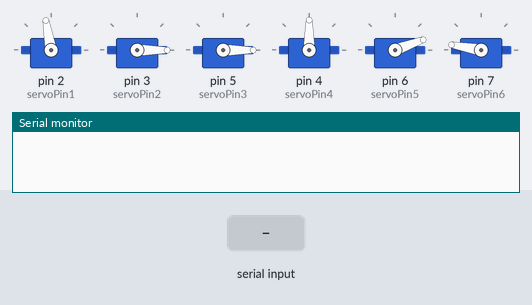
The sketch below on a simulated Arduino Uno, built with avr-gcc and run on an emulated ATmega328P. Parts: 6 × servo, the last lines printed to the serial monitor. The test bench sets the inputs (shaded band).

Above: at 1.2 s.
1.3 s: "90,45\n" received over Serial
At 1.6 s:
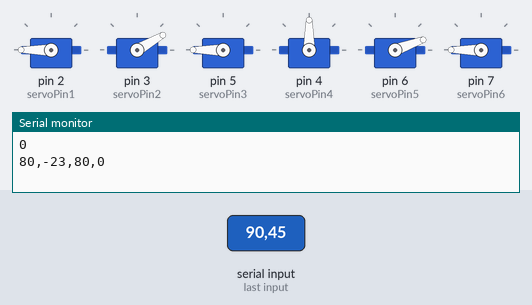
2.8 s: "30,150\n" received over Serial
At 4.0 s:
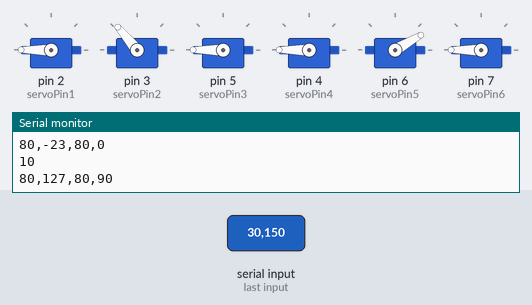
4.3 s: "5\n" received over Serial
At 4.9 s:
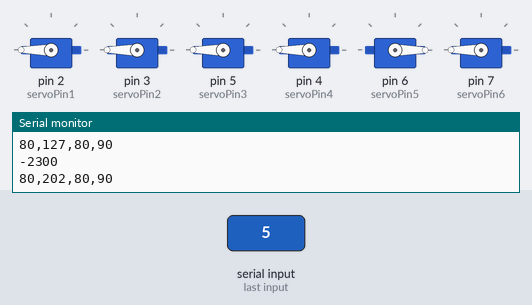
5.8 s: "90\n" received over Serial
At 6.1 s:
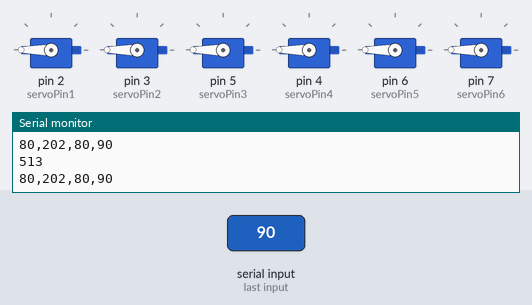
7.3 s: "200\n" received over Serial
At 8.5 s:
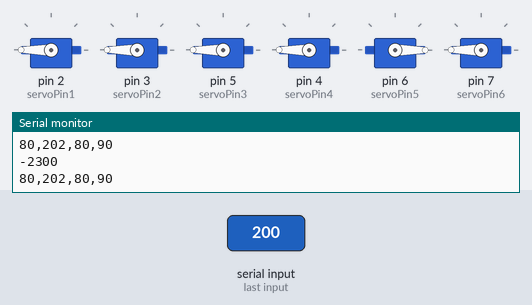
8.8 s: "90,45,200,10,150,30\n" received over Serial
At 10.3 s:
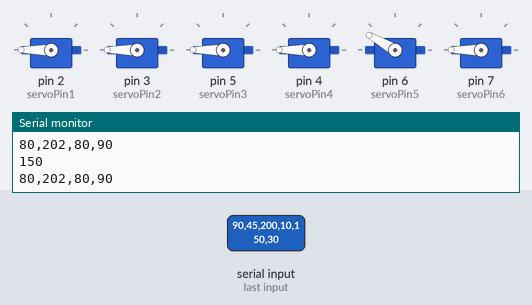
Timing chart, 0 to 11.3 s (numbered marks = the images above; inputs shaded):
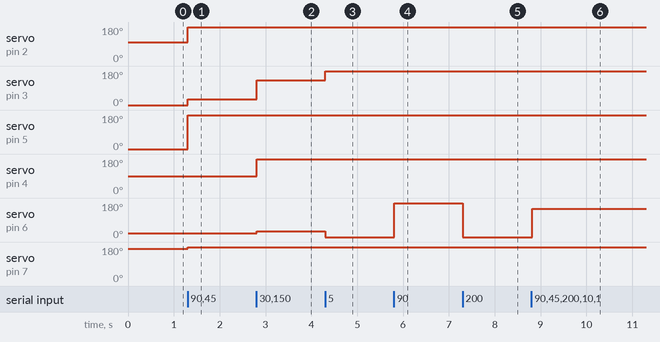

Measured:
- after the input at 1.3 s, servo on pin 2 (servoPin1): 100° → 180° at once; servo on pin 3 (servoPin2): 0° → 30° at once; servo on pin 5 (servoPin3): 0° → 180° at once; servo on pin 7 (servoPin6): 170° → 180° at once
- after the input at 2.8 s, servo on pin 3 (servoPin2): 30° → 130° at once; servo on pin 4 (servoPin4): 90° → 180° at once; servo on pin 6 (servoPin5): 20° → 30° at once
- after the input at 4.3 s, servo on pin 3 (servoPin2): 130° → 180° at once; servo on pin 6 (servoPin5): 30° → 0° at once
- after the input at 5.8 s, servo on pin 6 (servoPin5): 0° → 180° at once
- after the input at 7.3 s, servo on pin 6 (servoPin5): 180° → 0° at once
- after the input at 8.8 s, servo on pin 6 (servoPin5): 0° → 150° at once

The sketch:

robot_manipulator_arduino.ino
```cpp
#include <Servo.h>

const int servoPin1 = 2;
const int servoPin2 = 3;
const int servoPin3 = 5;
const int servoPin4 = 4;

const int servoPin5 = 6;
const int servoPin6 = 7;

Servo servo1;
Servo servo2;
Servo servo3;
Servo servo4;
Servo servo5;
Servo servo6;

void setup() {
  // Configurar los pines de los servos
  servo1.attach(servoPin1);
  servo2.attach(servoPin2);
  servo3.attach(servoPin3);
  servo4.attach(servoPin4);
  servo5.attach(servoPin5);
  servo6.attach(servoPin6);
  // Incializa angulos
  servo1.write(100);
  servo2.write(0);
  servo3.write(0);
  servo4.write(90);
  servo5.write(20);
  servo6.write(170);


  // Inicializar comunicación serial
  Serial.begin(9600);
}

void loop() {

  // Esperar a recibir datos por el puerto serial
  if (Serial.available() > 0) {
    /*int movRot = Serial.parseInt();
    int movj1 = Serial.parseInt();
    int movj2 = Serial.parseInt();
    int movg = Serial.parseInt();*/

    // Leer la cadena de texto recibida por el puerto serial (Si algo descomentar esto y comentar lo de atras)
    String message = Serial.readStringUntil('\n');

    int movRot, movj1, movj2, movj3, movrotg, movg;
    // Extraer valores de la cadena de texto
    sscanf(message.c_str(), "%d,%d,%d,%d,%d,%d", &movRot, &movj1, &movj2, &movj3, &movrotg, &movg);
    Serial.println(movrotg);
    // mueve el servo 1
    if (movRot != 0) {
      int newRot = servo1.read() + movRot; // lee la posición actual del servo y le suma los grados de movimiento
      newRot = constrain(newRot, 0, 180); // limita el nuevo valor al rango de 0 a 180 grados
      servo1.write(newRot); // mueve el servo a la nueva posición
    }

    // mueve el servo 2
    if (movj1 != 0) {
      int j1 = map(movj1, -90, 90, -60, 60);
      int newJ1 = servo2.read() + j1;
      newJ1 = constrain(newJ1, 0, 180);
      servo2.write(newJ1);
    }


    // mueve el servo 3
    if (movj2 != 0) {
      int newJ2 = servo3.read() + movj2;
      newJ2 = constrain(newJ2, 0, 180);
      servo3.write(newJ2);
    }

    // mueve el servo 4
    if (movj3 != 0) {
      int newJ3 = servo4.read() + movj3;
      newJ3 = constrain(newJ3, 0, 180);
      servo4.write(newJ3);
    }

    // mueve el servo de rotacion de la garra
    if (movrotg != 0) {

      int newrotgrados = servo5.read() + movrotg;
      newrotgrados = constrain(newrotgrados, 0, 180);

      servo5.write(newrotgrados);
    }

    // mueve el servo de la garra
    if (movg != 0) {

      int newG = servo6.read() + movg;
      newG = constrain(newG, 0, 180);
      servo6.write(newG);
    }


    //Convertir a grados negativos y positivos
    int rot1 = servo1.read() - 90 - 10;
    int J1 = servo2.read() - 90;
    int mJ1= map(J1, -60, 60, -90, 90);
    int mMJ1=mJ1+67;
    int J2 =servo3.read() - 90 - 10;
    int g = servo4.read() - 90;
    // Imprimir los valores de los servos
    Serial.print(rot1);
    Serial.print(",");
    Serial.print(mMJ1);
    Serial.print(",");
    Serial.print(J2);
    Serial.print(",");
    Serial.println(g);

  }
}
```
